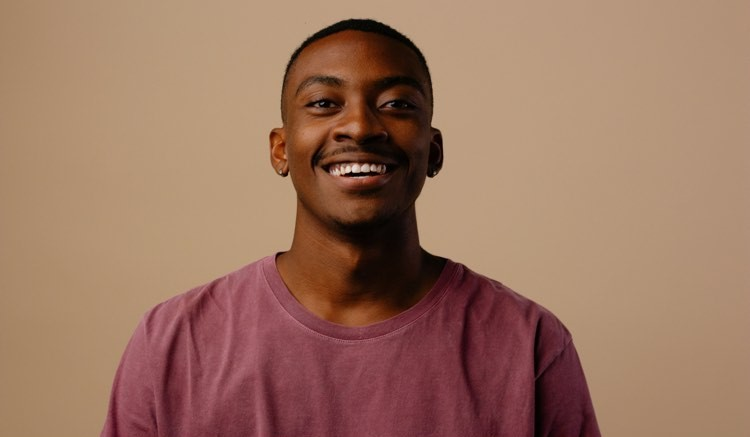
#> input picture Fotos pessoas/meneson.jpg, 750 x 437 px
$ python olhos-padrao.py
#> lines starting #> are read from the running program, lines starting #| are printed output that depends on the picture; after the words box and inside, x2 and y2 are one past the last pixel; in counts of white or black regions, pixels touching at a corner belong together
import cv2 #Importanto o pacote cv2 para reconhecimento do imagens

carregaFace = cv2.CascadeClassifier('haarcascades/haarcascade_frontalface_default.xml') #Carregando o algoritmo XML de frontalface
carregaOlho = cv2.CascadeClassifier('haarcascades/haarcascade_eye.xml') #Carregando o algoritmo XML de yey

imagemFace = cv2.imread('Fotos pessoas/meneson.jpg') #Lendo a imagem da pasta
#> imagemFace is the input picture: shape (437, 750, 3); mean B, G, R 96.9, 117.1, 156
imagemFaceCinza = cv2.cvtColor(imagemFace, cv2.COLOR_BGR2GRAY) #Transformando a imagem em escala de cinza
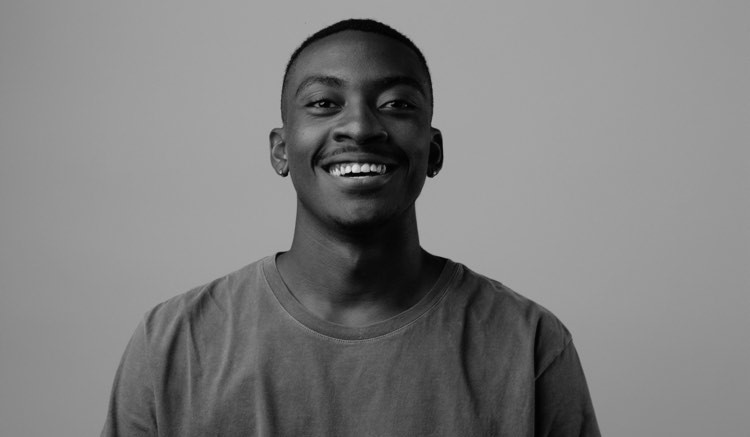
#> imagemFaceCinza: shape (437, 750); min 0, max 224, mean 126.4

faces = carregaFace.detectMultiScale(imagemFaceCinza)
#> faces = [[279, 38, 159, 159]]

#Looping for para desenhar um retangulo na face e reconhecer os olhos da face detectada

for (x, y, l, a) in faces:
    faceDetect = cv2.rectangle(imagemFace, (x, y), (x+l, y+a), (0, 255, 0), 2)
    yey = faceDetect[y:y + a, x:x +l]
    yeyCinza = cv2.cvtColor(yey, cv2.COLOR_BGR2GRAY)
    yeyDetect = carregaOlho.detectMultiScale(yeyCinza)

    for (ox, oy, ol, oa) in yeyDetect:
        cv2.rectangle(yey, (ox, oy), (ox + ol, oy + oa), (255, 0, 255), 2)
#> this loop made 1 pass
#> (x, y, l, a, yeyDetect) on pass 1: (279, 38, 159, 159, [[19, 39, 53, 53], [86, 35, 55, 55]])
#> pass 1, `yey = faceDetect[y:y + a, x:x +l]`:
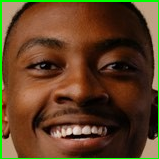
#> yey: shape (159, 159, 3); mean B, G, R 35.5, 65.3, 94.2
#> pass 1, `yeyCinza = cv2.cvtColor(yey, cv2.COLOR_BGR2GRAY)`:
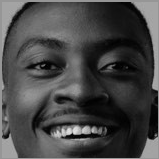
#> yeyCinza: shape (159, 159); min 0, max 224, mean 70.5
#> after the loop:
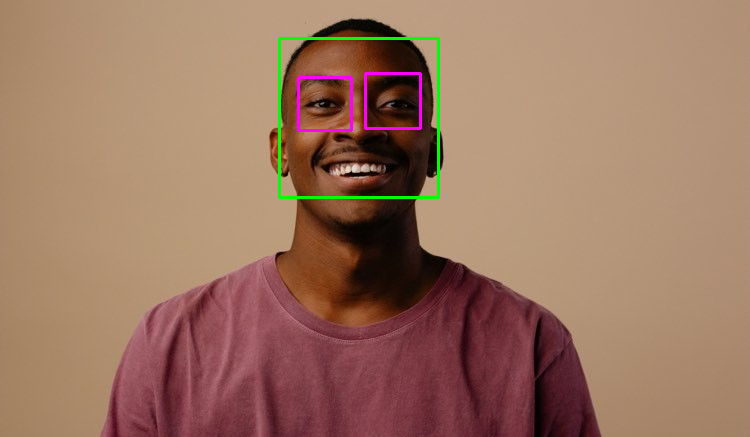
#> imagemFace: shape (437, 750, 3); 0.97% of pixels changed, all inside (x1, y1, x2, y2) = (278, 37, 440, 199)
#> after the loop:
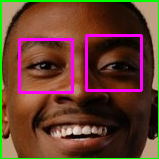
#> yey: shape (159, 159, 3); 5.09% of pixels changed, all inside (x1, y1, x2, y2) = (18, 34, 143, 94)


#Métodos do cv2 para mostrar a a imagem identificada
cv2.imshow('Faces e olhos', imagemFace)
cv2.waitKey()

$ run again, with Fotos pessoas/Pessoas-felizes-1024x682.jpg copied over Fotos pessoas/meneson.jpg
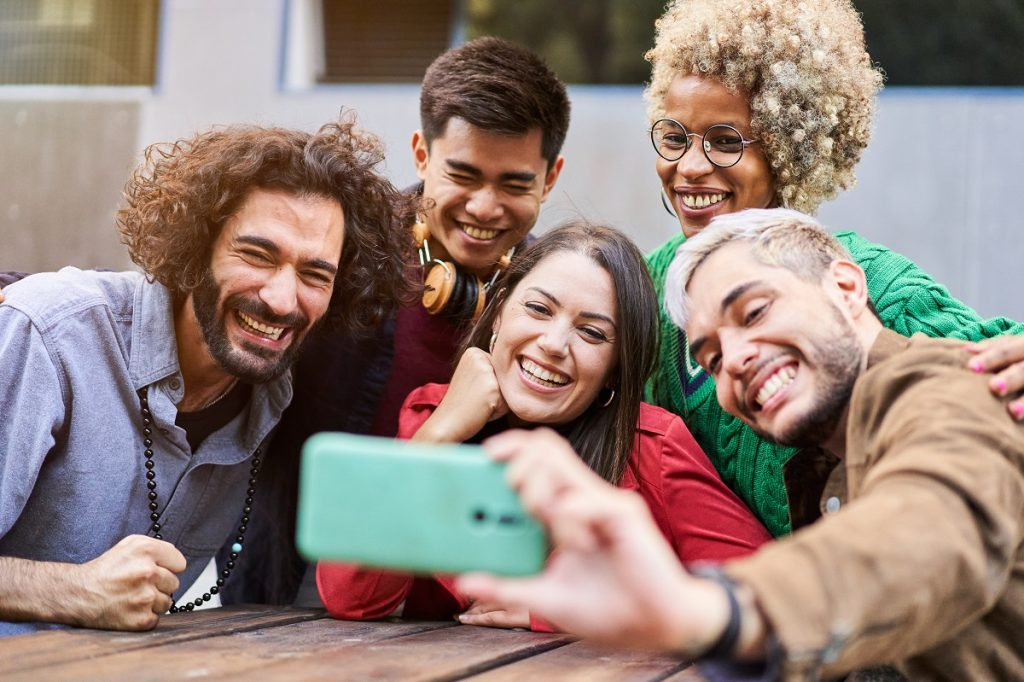
#> input picture Fotos pessoas/Pessoas-felizes-1024x682.jpg, 1024 x 682 px
#> imagemFace is the input picture: shape (682, 1024, 3); mean B, G, R 120.8, 128.7, 146.6
#> `imagemFaceCinza = cv2.cvtColor(imagemFace, cv2.COLOR_BGR2GRAY)`:
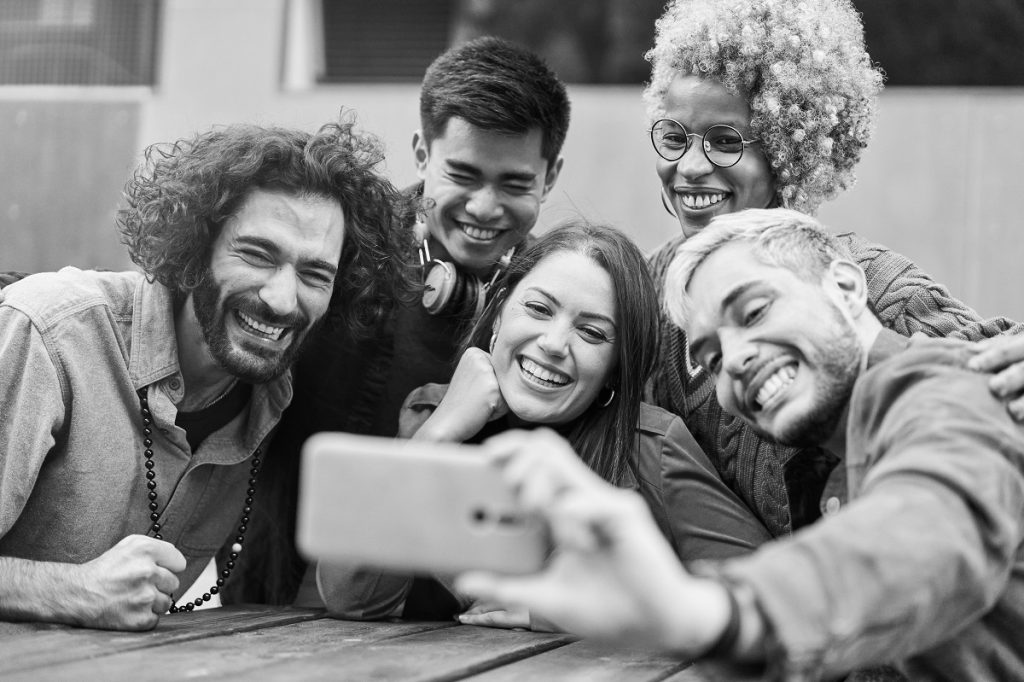
#> imagemFaceCinza: shape (682, 1024); min 0, max 254, mean 133.2
#> faces = [[65, 417, 76, 76], [420, 129, 138, 138], [489, 260, 146, 146], [620, 83, 153, 153], [200, 200, 162, 162]]
#> the loop `for (x, y, l, a) in faces:` made 5 passes
#> after the loop `for (x, y, l, a) in faces:`:
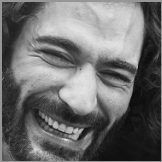
#> yeyCinza: shape (162, 162); min 7, max 229, mean 108.8
